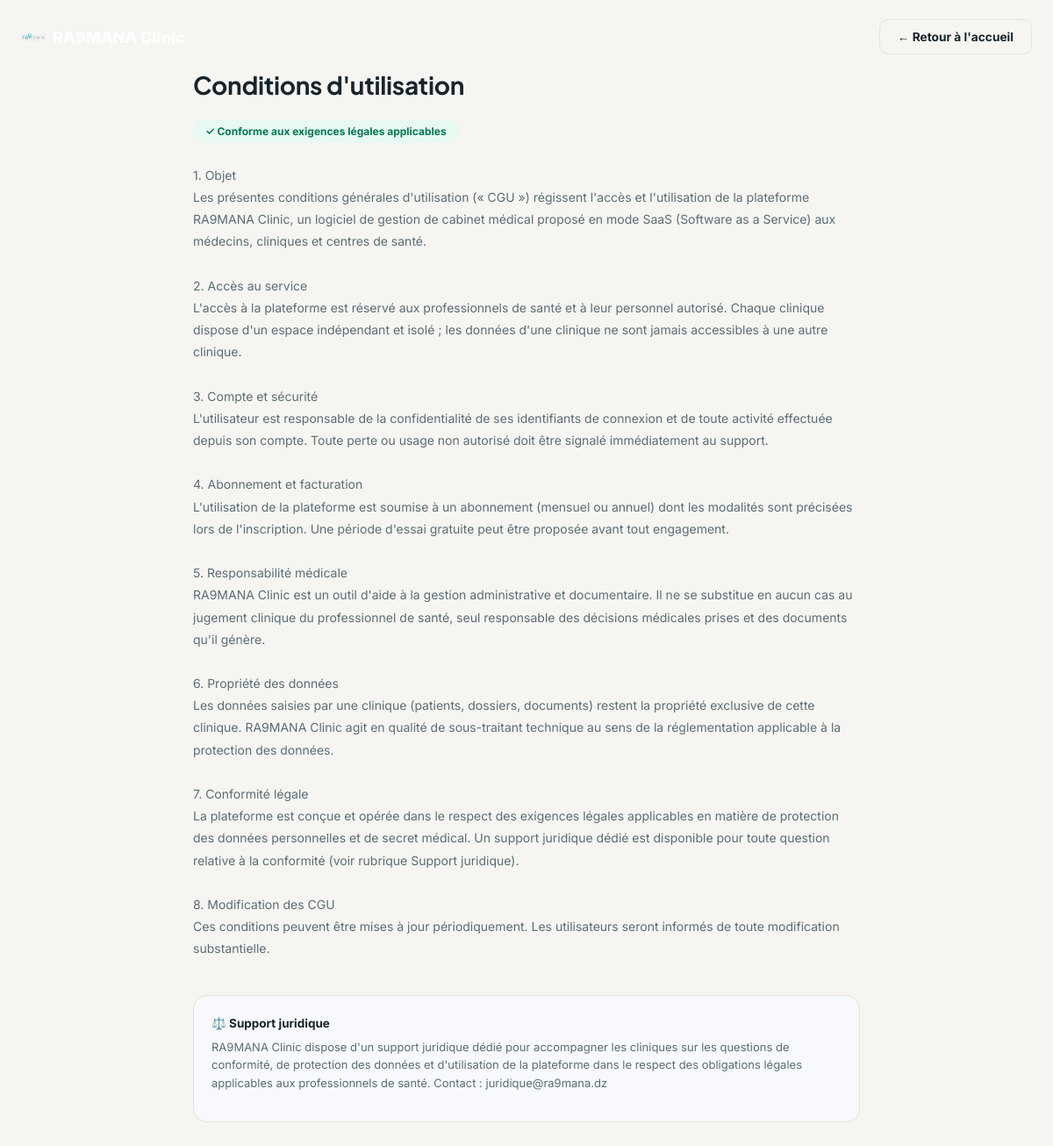
The app's page /conditions-utilisation with its own data.
### tables this page shows
CREATE TABLE site_contenu (
        cle TEXT PRIMARY KEY,
        valeur TEXT
    );

### app/routes/site.py (the view)
@bp.route("/conditions-utilisation")
def terms():
    content = _content()
    return render_template("site/legal.html", titre="Conditions d'utilisation",
                            texte=content.get("conditions_utilisation", ""), content=content)

### app/db.py (called while the page is built)
def get_db():
    if "db" not in g:
        g.db = sqlite3.connect(
            current_app.config["DATABASE_PATH"],
            detect_types=sqlite3.PARSE_DECLTYPES,
        )
        g.db.row_factory = sqlite3.Row
        g.db.execute("PRAGMA foreign_keys = ON")
    return g.db

def query_db(query, args=(), one=False):
    cur = get_db().execute(query, args)
    rv = cur.fetchall()
    cur.close()
    return (rv[0] if rv else None) if one else rv

### app/routes/site.py (called while the page is built)
def _content():
    rows = query_db("SELECT cle, valeur FROM site_contenu")
    return {r["cle"]: r["valeur"] for r in rows}

### app/utils/i18n.py (called while the page is built)
def get_locale():
    lang = session.get("lang", "fr")
    return lang if lang in SUPPORTED_LANGUAGES else "fr"

def is_rtl(lang=None):
    return (lang or get_locale()) in RTL_LANGUAGES

### app/utils/security.py (called while the page is built)
def current_user():
    return getattr(g, "user", None)

### app/templates/site/legal.html (shortened to what this page needs)
<!DOCTYPE html>
<html lang="{{ lang }}" dir="{{ 'rtl' if is_rtl else 'ltr' }}">
<head>
<link rel="stylesheet" href="{{ url_for('static', filename='css/landing.css') }}">
</head>
<body class="lp-body">
<nav class="lp-navbar">
    <div class="lp-navbar-inner">
        <div class="lp-logo">
            <img src="{{ url_for('documents.serve_upload', filename=site_logo.split('/')[-1]) if site_logo else url_for('static', filename='brand/logo.png') }}" alt="{{ app_name }}" style="height:28px;width:auto;">
        </div>
        <a href="{{ url_for('site.landing') }}" class="lp-btn lp-btn-ghost">← Retour à l'accueil</a>
    </div>
</nav>
<div class="legal-wrap">
    <h1>{{ titre }}</h1>
    <span class="legal-badge">✓ Conforme aux exigences légales applicables</span>
    <div class="legal-body">{{ texte }}</div>
    {% if content.support_juridique %}
    <div style="margin-top:40px;padding:20px;background:#F7F9FC;border-radius:16px;border:1px solid var(--lp-border);">
        <strong style="font-size:13.5px;">⚖️ Support juridique</strong>
        <p style="font-size:13px;color:var(--lp-text-muted);margin-top:8px;line-height:1.6;">{{ content.support_juridique }}</p>
    </div>
    {% endif %}
</div>
</body>
</html>

### app/static/css/landing.css (style rules this page uses)
:root { --lp-primary: #2F6690; --lp-primary-dark: #17324A; --lp-accent: #B67A4E; --lp-bg: #F6F5F2; --lp-surface: #FFFFFF; --lp-border: #E7E3DC; --lp-text: #17242B; --lp-text-muted: #5B6E75; --lp-font-serif: 'Fraunces', Georgia, serif; }
.lp-body { font-family: 'Inter', sans-serif; color: var(--lp-text); background: var(--lp-bg); margin: 0; padding-bottom: 78px; overflow-x: hidden; }
html { overflow-x: hidden; }
img, svg { max-width: 100%; }
a { text-decoration: none; }
.lp-body h1, .lp-body h2, .lp-body h3 { font-family: 'Plus Jakarta Sans', sans-serif; letter-spacing: -0.01em; }
.lp-navbar { position: absolute; top: 0; left: 0; right: 0; z-index: 50; padding: 22px 0; }
.lp-navbar-inner { display: flex; align-items: center; gap: 20px; padding: 0 24px; max-width: 1160px; margin: 0 auto; }
.lp-logo { display: flex; align-items: center; gap: 8px; font-weight: 800; font-size: 18px; margin-right: auto; color: #fff; }
.lp-btn { display: inline-flex; align-items: center; gap: 8px; padding: 11px 20px; border-radius: 10px; font-weight: 700; font-size: 13.7px; border: 1px solid transparent; }
.lp-btn-ghost { color: var(--lp-text); border-color: var(--lp-border); }

### app/templates/site/legal.html (style rules this page uses)
.legal-wrap { max-width: 760px; margin: 0 auto; padding: 60px 24px 80px; }
.legal-wrap h1 { font-size: 28px; margin-bottom: 8px; }
.legal-wrap .legal-body { white-space: pre-line; font-size: 14px; line-height: 1.8; color: var(--lp-text-muted); margin-top: 24px; }
.legal-badge { display: inline-flex; align-items: center; gap: 6px; background: #E7F9F1; color: #047857; font-size: 12px; font-weight: 700; padding: 6px 14px; border-radius: 999px; margin-top: 14px; }

### records on screen
site_contenu: valeur "1. Objet Les présentes conditions générales d'utilisation (« CGU ») régissent l'accès et l'utilisation de la plateforme RA9MANA Clinic, un logiciel de gestion de cabinet médical proposé en mode SaaS (Software as a Service) aux médecins, cliniques et centres de santé. 2. Accès au service L'accès à la plateforme est réservé aux professionnels de santé et à leur personnel autorisé. Chaque clinique dispose d'un espace indépendant et isolé ; les données d'une clinique ne sont jamais accessibles à une autre clinique. 3. Compte et sécurité L'utilisateur est responsable de la confidentialité de ses identifiants de connexion et de toute activité effectuée depuis son compte. Toute perte ou usage non…"
site_contenu: support_juridique "RA9MANA Clinic dispose d'un support juridique dédié pour accompagner les cliniques sur les questions de conformité, de protection des données et d'utilisation de la plateforme dans le respect des obligations légales applicables aux professionnels de santé. Contact : juridique@ra9mana.dz"

### other values on screen
{{ titre }} "Conditions d'utilisation"
